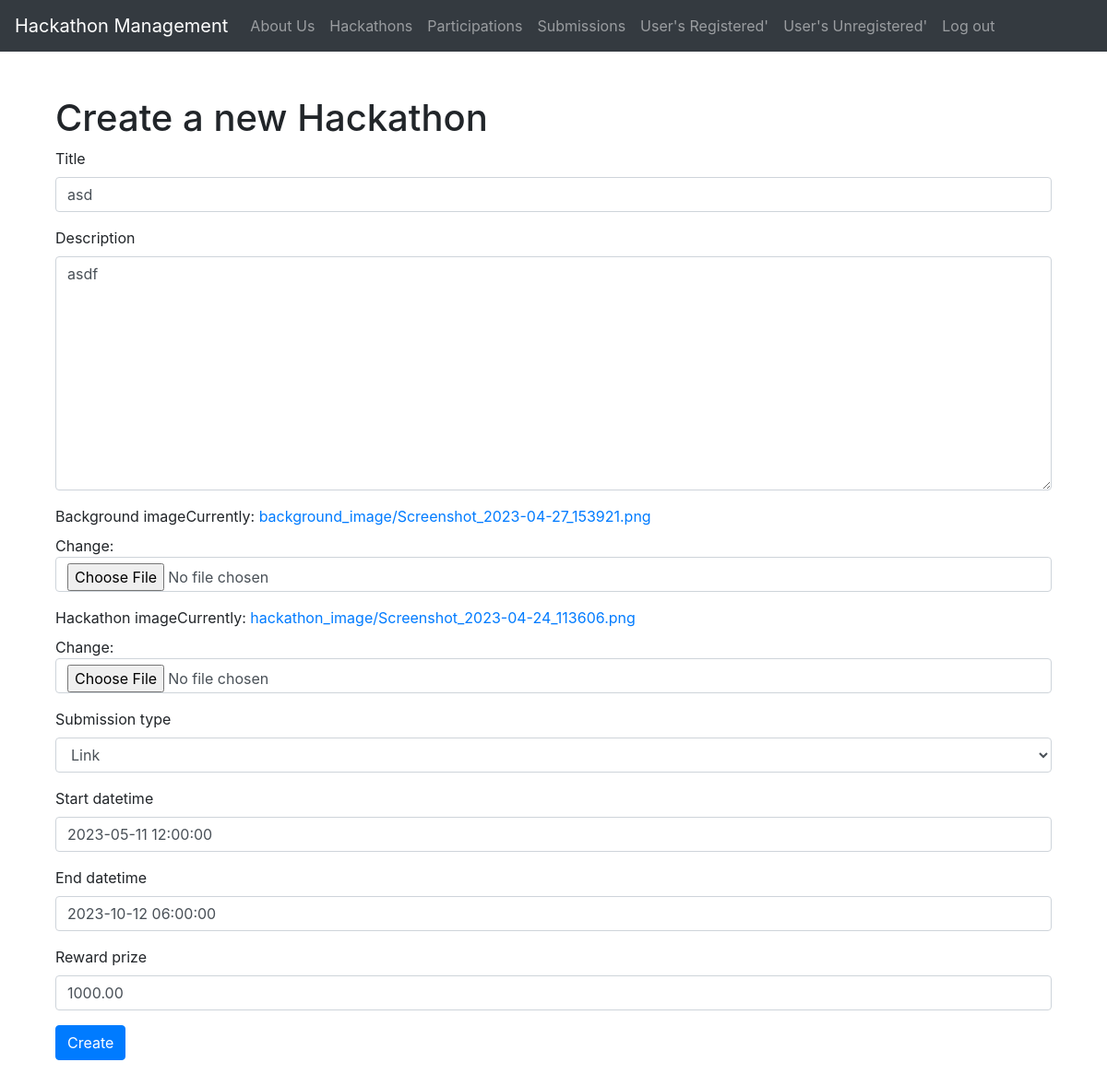
Screenshot of /hackathon/update/asd (signed in) with the database file from the repository.
### hackathon/models.py (models this page shows, shortened)
class Hackathon(models.Model):
    title = models.CharField(max_length=100, unique=True)
    slug = models.SlugField(allow_unicode=True)
    description = models.TextField()
    background_image = models.ImageField(
        upload_to=f'background_image/')
    hackathon_image = models.ImageField(
        upload_to=f'hackathon_image/')
    SUBMISSION_CHOICES = [
        ('image', 'Image'),
        ('file', 'File'),
        ('link', 'Link'),
    ]
    submission_type = models.CharField(
        max_length=5, choices=SUBMISSION_CHOICES)
    start_datetime = models.DateTimeField()
    end_datetime = models.DateTimeField()
    reward_prize = models.DecimalField(max_digits=8, decimal_places=2)
    participants = models.ManyToManyField(User, through="Participant")
    class Meta:
        ordering = ["start_datetime"]

### hackathon/views.py (the view)
# urls.py: path('update/<slug>', views.HackathonModifyView.as_view(), name="update"),
class HackathonModifyView(LoginRequiredMixin, UpdateView):
    model = Hackathon
    form_class = HackathonUpdateForm
    template_name = 'hackathon/hackathon_form.html'
    success_url = reverse_lazy('hackathon:list')

### hackathon/forms.py (shortened to what this page needs)
class HackathonUpdateForm(ModelForm):
    class Meta:
        model = Hackathon
        fields = ('title', 'description', 'background_image', 'hackathon_image',
                  'submission_type', 'start_datetime', 'end_datetime', 'reward_prize')

### hackathon/templates/hackathon/hackathon_form.html
{% extends 'base.html' %} {% load bootstrap4 %} {% block content %}
<div class="container">
  <h1>Create a new Hackathon</h1>
  <form method="POST" enctype="multipart/form-data" class="needs-validation" novalidate>
    {% csrf_token %}{% bootstrap_form form %} {% buttons %}
    <button type="submit" class="btn btn-primary btn-large">Create</button>
    {% endbuttons %}
  </form>
</div>
{% endblock %}

### rows the page displays
Hackathon: title "asd", description "asdf", submission_type "Link", start_datetime "2023-05-11 12:00:00", end_datetime "2023-10-12 06:00:00", reward_prize "1000.00"
